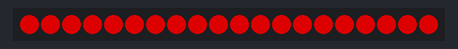
Bench run of a sketch on a simulated ESP32. Shown: 20 RGB LEDs in strip order, left to right. Dim RGB values are drawn brighter than linear.

Above: at 1.0 s.
At 7.0 s:
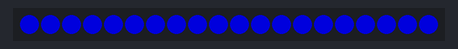
At 10.1 s:
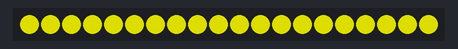
At 13.1 s:
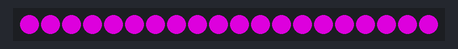
At 22.1 s:
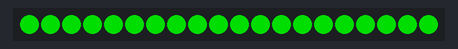
At 34.2 s:
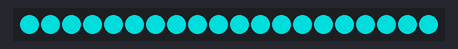

The sketch:

Neopixel_ESP32.ino
```cpp
#include <Adafruit_NeoPixel.h>

#define LED_PIN 13

// How many NeoPixels are attached to the microcontroller?
#define LED_COUNT  20

// NeoPixel brightness, 0 (min) to 255 (max)
#define BRIGHTNESS 150 // Set BRIGHTNESS to about 1/5 (max = 255)

// Declare our NeoPixel strip object:
Adafruit_NeoPixel strip(LED_COUNT, LED_PIN, NEO_GRB + NEO_KHZ800);

void setup() {
  strip.begin();           // INITIALIZE NeoPixel strip object (REQUIRED)
  strip.show();            // Turn OFF all pixels ASAP
  strip.setBrightness(BRIGHTNESS);
}

void loop() {
  // Fill along the length of the strip in various colors...
  colorWipe(strip.Color(255,   0,   0)     , 50); // Red
  delay(2000);
  colorWipe(strip.Color(  0, 255,   0)     , 50); // Green
  delay(2000);
  colorWipe(strip.Color(  0,   0, 255)     , 50); // Blue
  delay(2000);
  colorWipe(strip.Color( 255, 255,  0)     , 50);  // Yellow
  delay(2000);
  colorWipe(strip.Color( 255,  0, 255)     , 50);  // Magenta
  delay(2000);
  colorWipe(strip.Color(  0, 255, 255)     , 50);  // Cyan
  delay(2000);
}


void colorWipe(uint32_t color, int wait) {
  for(int i=0; i<strip.numPixels(); i++) { // For each pixel in strip...
    strip.setPixelColor(i, color);         //  Set pixel's color (in RAM)
    strip.show();                          //  Update strip to match
    delay(wait);                           //  Pause for a moment
  }
}
```
